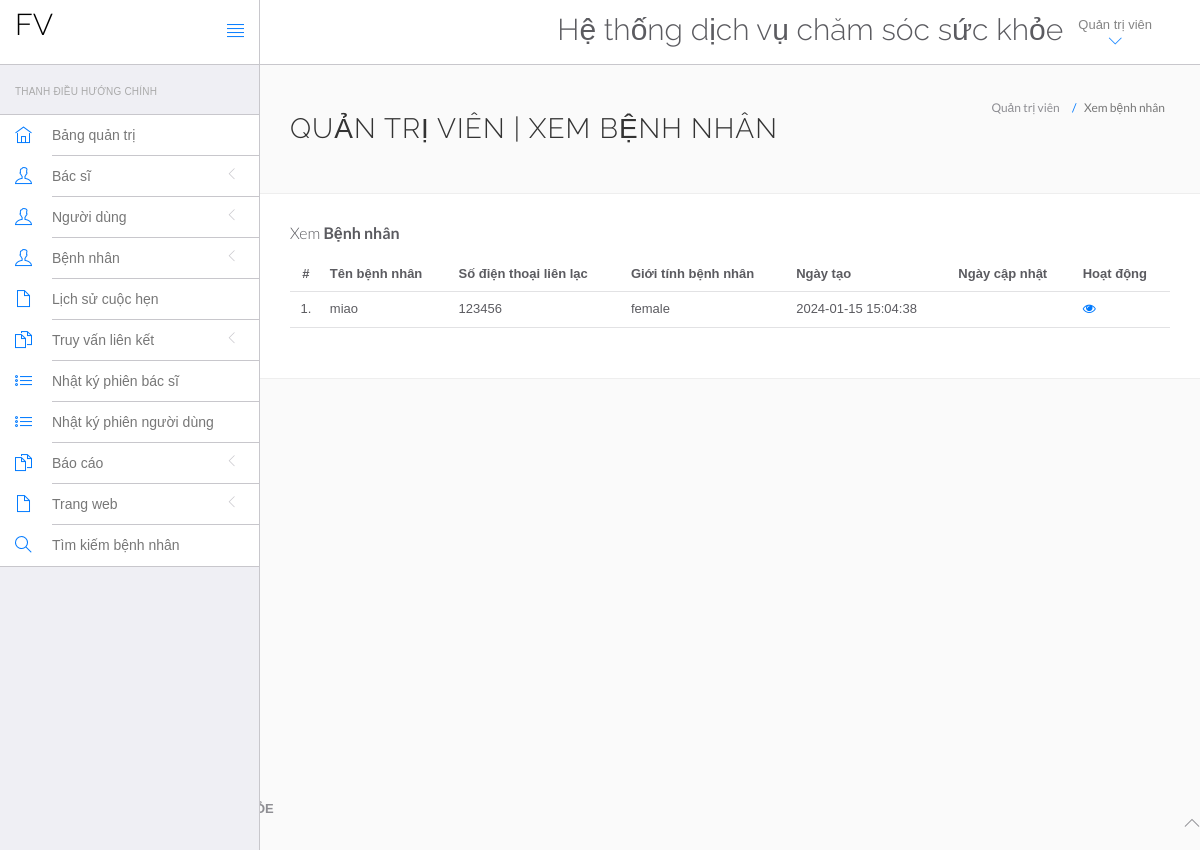
The app's page /HeThongQuanLyBenhVien/health_care/admin/manage-patient.php (signed in) with its own data.
### tables this page shows
CREATE TABLE `tblpatient` (
  `ID` int(10) NOT NULL,
  `Docid` int(10) DEFAULT NULL,
  `PatientName` varchar(200) DEFAULT NULL,
  `PatientContno` bigint(10) DEFAULT NULL,
  `PatientEmail` varchar(200) DEFAULT NULL,
  `PatientGender` varchar(50) DEFAULT NULL,
  `PatientAdd` mediumtext DEFAULT NULL,
  `PatientAge` int(10) DEFAULT NULL,
  `PatientMedhis` mediumtext DEFAULT NULL,
  `CreationDate` timestamp NULL DEFAULT current_timestamp(),
  `UpdationDate` timestamp NULL DEFAULT NULL ON UPDATE current_timestamp()
);

### HeThongQuanLyBenhVien/health_care/admin/manage-patient.php (the view, shortened to what this page needs)
<?php
include('include/connect.php');
if(strlen($_SESSION['id']==0)) {
 header('location:logout.php');
  } else{
?>
<!DOCTYPE html>
<html lang="en">
	<head>
		<link rel="stylesheet" href="vendor/bootstrap/css/bootstrap.min.css">
		<link rel="stylesheet" href="vendor/fontawesome/css/font-awesome.min.css">
		<link rel="stylesheet" href="vendor/themify-icons/themify-icons.min.css">
		<link href="vendor/animate.css/animate.min.css" rel="stylesheet" media="screen">
		<link href="vendor/perfect-scrollbar/perfect-scrollbar.min.css" rel="stylesheet" media="screen">
		<link href="vendor/switchery/switchery.min.css" rel="stylesheet" media="screen">
		<link href="vendor/bootstrap-touchspin/jquery.bootstrap-touchspin.min.css" rel="stylesheet" media="screen">
		<link href="vendor/select2/select2.min.css" rel="stylesheet" media="screen">
		<link href="vendor/bootstrap-datepicker/bootstrap-datepicker3.standalone.min.css" rel="stylesheet" media="screen">
		<link href="vendor/bootstrap-timepicker/bootstrap-timepicker.min.css" rel="stylesheet" media="screen">
		<link rel="stylesheet" href="assets/css/styles.css">
		<link rel="stylesheet" href="assets/css/plugins.css">
		<link rel="stylesheet" href="assets/css/themes/theme-1.css" id="skin_color" />
	</head>
	<body>
		<div id="app">
<?php include('include/sidebar.php');?>
<div class="app-content">
<?php include('include/header.php');?>
<div class="main-content" >
<div class="wrap-content container" id="container">
<section id="page-title">
<div class="row">
<div class="col-sm-8">
<h1 class="mainTitle">Quản trị viên | Xem bệnh nhân</h1>
</div>
<ol class="breadcrumb">
<li>
<span>Quản trị viên</span>
</li>
<li class="active">
<span>Xem bệnh nhân</span>
</li>
</ol>
</div>
</section>
<div class="container-fluid container-fullw bg-white">
<div class="row">
<div class="col-md-12">
<h5 class="over-title margin-bottom-15">Xem <span class="text-bold">Bệnh nhân</span></h5>
<table class="table table-hover" id="sample-table-1">
<thead>
<tr>
<th class="center">#</th>
<th>Tên bệnh nhân</th>
<th>Số điện thoại liên lạc</th>
<th>Giới tính bệnh nhân </th>
<th>Ngày tạo </th>
<th>Ngày cập nhật </th>
<th>Hoạt động</th>
</tr>
</thead>
<tbody>
<?php
$sql=mysqli_query($con,"select * from tblpatient");
$cnt=1;
while($row=mysqli_fetch_array($sql))
{
?>
<tr>
<td class="center"><?php echo $cnt;?>.</td>
<td class="hidden-xs"><?php echo $row['PatientName'];?></td>
<td><?php echo $row['PatientContno'];?></td>
<td><?php echo $row['PatientGender'];?></td>
<td><?php echo $row['CreationDate'];?></td>
<td><?php echo $row['UpdationDate'];?>
</td>
<td>
<a href="view-patient.php?viewid=<?php echo $row['ID'];?>"><i class="fa fa-eye"></i></a>
</td>
</tr>
<?php
$cnt=$cnt+1;
 }?></tbody>
</table>
</div>
</div>
</div>
</div>
</div>
</div>
</div>
	<?php include('include/footer.php');?>
	</body>
</html>
<?php } ?>

### HeThongQuanLyBenhVien/health_care/admin/assets/css/themes/theme-1.css (style rules this page uses)
body { background: #FAFAFA; }

### records on screen
tblpatient: PatientName "miao", PatientContno "123456", PatientGender "female", CreationDate "2024-01-15 15:04:38"
